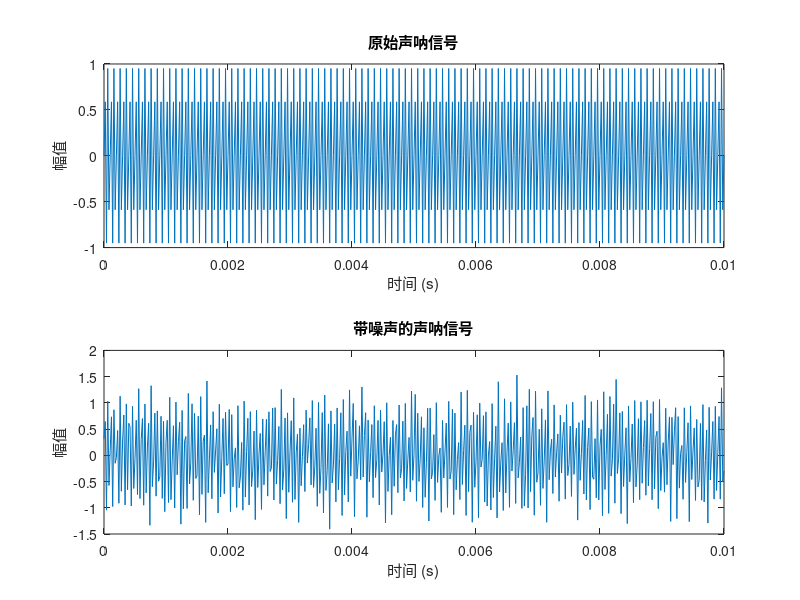

Source code (MATLAB):
% 声呐信号模拟
fs = 50000;  % 采样频率 50kHz
t = 0:1/fs:0.01;  % 时间轴，持续10毫秒
f0 = 20000;  % 声呐信号频率 20kHz
sonar_signal = sin(2*pi*f0*t);  % 生成正弦波

% 加入白噪声模拟水下噪声环境
noise = 0.2*randn(size(t));
noisy_signal = sonar_signal + noise;

% 绘制声呐信号
figure;
subplot(2,1,1);
plot(t, sonar_signal);
title('原始声呐信号');
xlabel('时间 (s)');
ylabel('幅值');

subplot(2,1,2);
plot(t, noisy_signal);
title('带噪声的声呐信号');
xlabel('时间 (s)');
ylabel('幅值');
